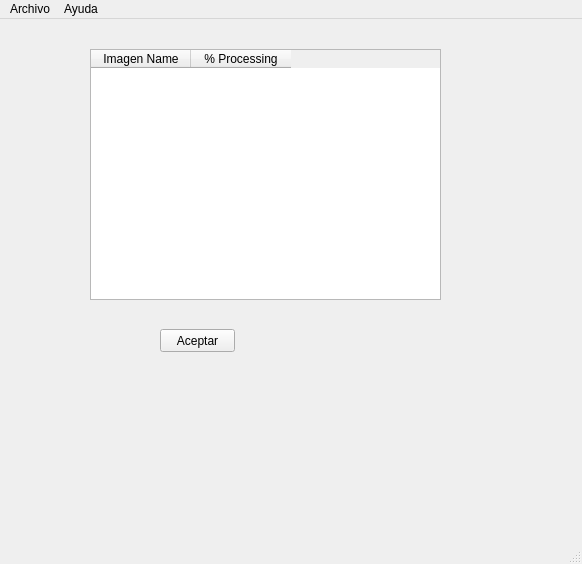
<?xml version="1.0" encoding="UTF-8"?>
<ui version="4.0">
 <class>MainWindow</class>
 <widget class="QMainWindow" name="MainWindow">
  <property name="geometry">
   <rect>
    <x>0</x>
    <y>0</y>
    <width>582</width>
    <height>564</height>
   </rect>
  </property>
  <property name="windowTitle">
   <string>Thermal Comfort 1.0</string>
  </property>
  <widget class="QWidget" name="centralwidget">
   <widget class="QPushButton" name="pushButton">
    <property name="geometry">
     <rect>
      <x>160</x>
      <y>310</y>
      <width>75</width>
      <height>23</height>
     </rect>
    </property>
    <property name="text">
     <string>Aceptar</string>
    </property>
   </widget>
   <widget class="QTableWidget" name="photosTableWidget">
    <property name="geometry">
     <rect>
      <x>90</x>
      <y>30</y>
      <width>351</width>
      <height>251</height>
     </rect>
    </property>
    <column>
     <property name="text">
      <string>Imagen Name</string>
     </property>
    </column>
    <column>
     <property name="text">
      <string>% Processing</string>
     </property>
    </column>
   </widget>
  </widget>
  <widget class="QMenuBar" name="menubar">
   <property name="geometry">
    <rect>
     <x>0</x>
     <y>0</y>
     <width>582</width>
     <height>21</height>
    </rect>
   </property>
   <widget class="QMenu" name="menuArchivo">
    <property name="title">
     <string>Archivo</string>
    </property>
    <addaction name="actionTomar_fotos"/>
    <addaction name="separator"/>
    <addaction name="actionCargar_fotos"/>
   </widget>
   <widget class="QMenu" name="menuAyuda">
    <property name="title">
     <string>Ayuda</string>
    </property>
    <addaction name="actionAcerca_de"/>
   </widget>
   <addaction name="menuArchivo"/>
   <addaction name="menuAyuda"/>
  </widget>
  <widget class="QStatusBar" name="statusbar"/>
  <action name="actionAcerca_de">
   <property name="text">
    <string>Acerca de</string>
   </property>
  </action>
  <action name="actionTomar_fotos">
   <property name="text">
    <string>Tomar fotos</string>
   </property>
  </action>
  <action name="actionCargar_fotos">
   <property name="text">
    <string>Cargar fotos</string>
   </property>
  </action>
 </widget>
 <resources/>
 <connections/>
</ui>
